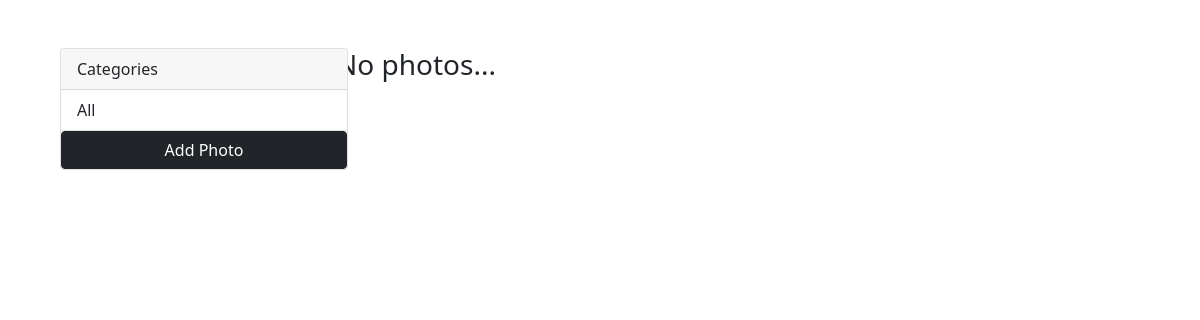
/, run on an earlier commit of the app's database.
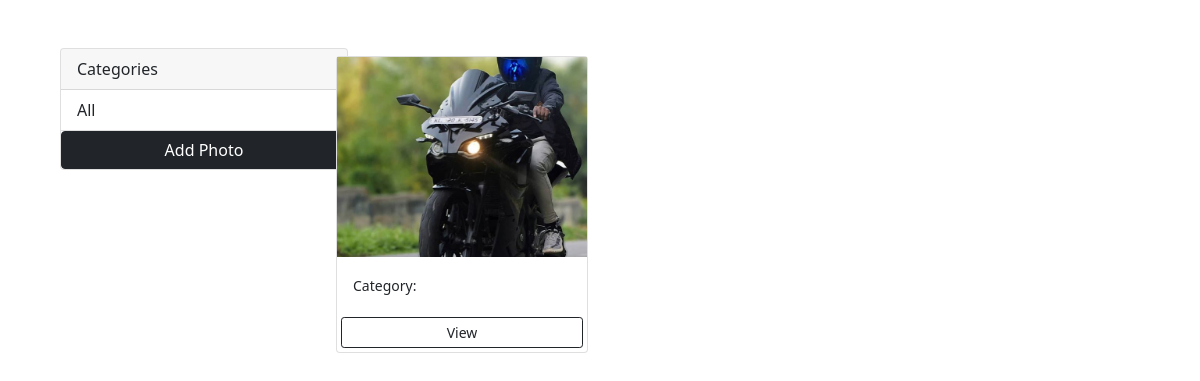
And on a later commit of the database.
### photos/models.py (models this page shows, shortened)
class Photo(models.Model):
    category = models.ForeignKey(Category, on_delete=models.SET_NULL, null=True, blank=True)
    image = models.ImageField(null=False, blank=False)
    description = models.TextField()

### photos/views.py (the view)
# urls.py: path('', views.gallery, name='gallery'),
def gallery(request):
    categories = Category.objects.all()
    photos = Photo.objects.all()
    context = {'categories': categories, 'photos':photos}
    return render(request, 'photos/gallery.html', context)

### photos/templates/photos/gallery.html (shortened to what this page needs)
<!DOCTYPE html>
<html lang="en">
<head>
    <link href="https://cdn.jsdelivr.net/npm/bootstrap@5.0.2/dist/css/bootstrap.min.css" rel="stylesheet">
</head>
<body class="m-5">
    <div class="container">
        <div class="row">
            <div class="col-md-3">
                <div class="card" style="width: 18rem;">
                    <div class="card-header">
                      Categories
                    </div>
                    <ul class="list-group list-group-flush">
                      <li class="list-group-item">All</li>
                      <a href="{% url 'add'%}" class="btn btn-dark btn-block">Add Photo</a></li>
                    </ul>
                </div>
            </div>
            <div class="col-md-9">
                <div class="row">
                    {% for photo in photos %}
                    <div class="col-md-4">
                        <div class="card my-2">
                            <img class="image-thumbnail" src="{{ photo.image.url }}" class="card-img-top" alt="...">
                            <div class="card-body">
                              <small>Category: {{ photo.category.name}}</small>
                            </div>
                            <a href="{% url 'photo' photo.id %}" class="btn btn-outline-dark btn-sm m-1">View</a>
                        </div>
                    </div>
                    {% empty %}
                    <h3> No photos... </h3>
                    {% endfor %}
                </div>
            </div>
        </div>
    </div>
</body>
</html>

What changed in the data, as far as the page shows it:
added Photo: image (picture)
Also different on the page:
text no longer shown: "No photos..."
